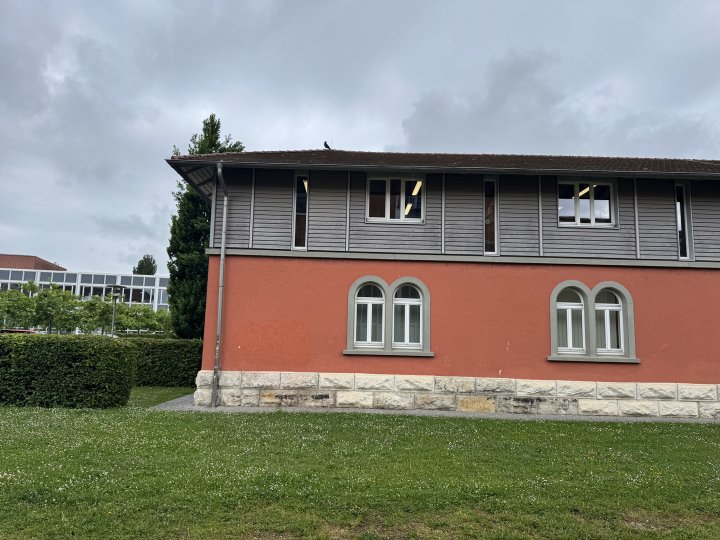
#> input picture data/stiching/bib_1.jpeg, 1440 x 1080 px (shown at 1/2 size); the run also reads 1 picture not shown here
$ jupyter execute CV3.ipynb
#> lines starting #> are read from the running program, lines starting #| are printed output that depends on the picture; after the words box and inside, x2 and y2 are one past the last pixel; in counts of white or black regions, pixels touching at a corner belong together
[cell 1]
import numpy as np
import cv2

Aufgabe a (übernommen aus letzter Abgabe)

[cell 2]
def compute_homography(src, dst):
    """dst ≃ H·src  (homogene)."""
    A = []
    for (x, y), (u, v) in zip(src, dst):
        A.extend([
            [-x, -y, -1,  0,  0,  0, u*x, u*y, u],
            [ 0,  0,  0, -x, -y, -1, v*x, v*y, v]
        ])
    A = np.asarray(A, dtype=float)
    _, _, vh = np.linalg.svd(A)
    h = vh[-1] / vh[-1, -1]          # Normierung → h33 = 1
    return h.reshape(3, 3)

[cell 3]
Haus1 = [[1520, 1077], [4513, 1221], [4581, 2961], [1381, 2885]]
Haus2 =  [[2389, 877], [3993, 837], [4017, 2557], [2465, 2577]]
Haus3 = [[3309, 733,], [4885, 761], [4921, 3737], [3153, 3561]]
Haus4 = [[945, 681], [3817, 621], [4165, 2449], [1527, 2477]]

[cell 4]
import matplotlib.pyplot as plt
from PIL import Image
Haus1 = [[1520, 1077], [4513, 1221], [4581, 2961], [1381, 2885]]
Haus2 = [[2389, 877],  [3993, 837],  [4017, 2557], [2465, 2577]]
Haus3 = [[3309, 733],  [4885, 761],  [4921, 3737], [3153, 3561]]
Haus4 = [[1521, 689],   [3817, 621],  [3873, 2509], [1527, 2477]]
haus_punkte = [Haus1, Haus2, Haus3, Haus4]
dateien = [
    "../data/stiching/bib_1.jpeg",
    "../data/stiching/bib_2.jpeg",
    "../data/stiching/bib_3.jpeg",
    "../data/stiching/bib_4.jpeg"
]
def visualize_points(haus_punkte, dateien):

    fig, axs = plt.subplots(1, 4, figsize=(20, 5))
    for idx, (coords, fname) in enumerate(zip(haus_punkte, dateien)):
        img = Image.open(fname)
#> img is the input picture: PIL image 1440x1080 RGB; mean R, G, B 131.8, 131.9, 121.5
        axs[idx].imshow(img)
        axs[idx].axis('off')
        x = [pt[0] for pt in coords]
        y = [pt[1] for pt in coords]
        axs[idx].scatter(x, y, c='r', s=50)
        axs[idx].set_title(f"Haus {idx+1}")
    plt.tight_layout()
    plt.show()
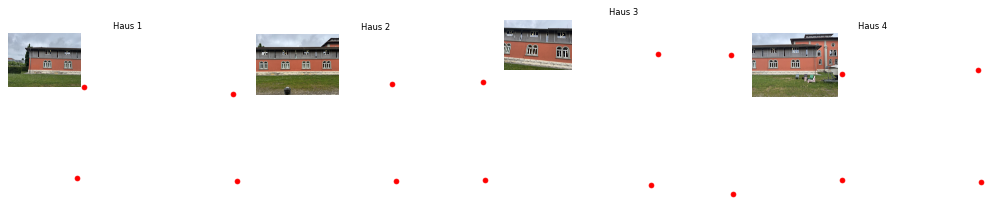
#> figure drawn by matplotlib, 4 panels

visualize_points(haus_punkte, dateien)

[cell 5]
Haus1_pts_img = [[1520, 1077], [4513, 1221], [4581, 2961], [1381, 2885]]
Haus2_pts_img = [[2389, 877],  [3993, 837],  [4017, 2557], [2465, 2577]]
Haus3_pts_img = [[3309, 733],  [4885, 761],  [4921, 3737], [3153, 3561]]
Haus4_pts_img = [[1521, 689],  [3817, 621],  [3873, 2509], [1527, 2477]]
haus_punkte_img = [
    np.array(Haus1_pts_img, dtype=np.float32),
    np.array(Haus2_pts_img, dtype=np.float32),
    np.array(Haus3_pts_img, dtype=np.float32),
    np.array(Haus4_pts_img, dtype=np.float32)
]

dateien = [
    "../data/stiching/bib_1.jpeg",
    "../data/stiching/bib_2.jpeg",
    "../data/stiching/bib_3.jpeg",
    "../data/stiching/bib_4.jpeg"
]

for fname in dateien:
    try:
        with open(fname, 'rb') as f:
            pass
    except FileNotFoundError:
        print(f"Warning: File {fname} not found. Creating dummy image.")
        dummy_img = np.zeros((600, 800, 3), dtype=np.uint8)
        cv2.imwrite(fname, dummy_img)


world_coords_h1 = np.array([[0, 0], [1000, 0], [1000, 600], [0, 600]], dtype=np.float32)

world_coords_h2 = np.array([[800, 0], [1800, 0], [1800, 600], [800, 600]], dtype=np.float32)


all_image_points_user = [haus_punkte_img[0], haus_punkte_img[1]]
all_world_points_user = [world_coords_h1, world_coords_h2]


# [20 lines left out: function visualize_points, not called in this run]

[cell 6]
def calculate_pixel_weights(image_height, image_width):
    j_indices = np.arange(image_height)
    i_indices = np.arange(image_width)

    weight_j = 1.0 - (2.0 / image_height) * np.abs(j_indices - (image_height - 1) / 2.0)
    weight_i = 1.0 - (2.0 / image_width)  * np.abs(i_indices - (image_width - 1) / 2.0)

    weight_j[weight_j < 0] = 0
    weight_i[weight_i < 0] = 0

    weights_map = np.outer(weight_j, weight_i)
    return weights_map

##c Einfache Bildverschmelzung

[cell 7]
import numpy as np
import cv2

# Corrected blend_images_simple function:
def blend_images_simple(img1_warped, weights1_warped, img2_warped, weights2_warped, method='weighted_average'):
    if img1_warped.shape != img2_warped.shape:
        raise ValueError("Warped images must have the same dimensions.")
    if weights1_warped.shape != img1_warped.shape[:2] or \
       weights2_warped.shape != img2_warped.shape[:2]:
        raise ValueError("Weight maps must match image dimensions (HxW).")

    blended_image = np.zeros_like(img1_warped, dtype=img1_warped.dtype)

    # Create 2D boolean masks for active regions based on weights (HxW)
    mask1_active_2d = weights1_warped > 1e-6
    mask2_active_2d = weights2_warped > 1e-6

    # --- Non-overlapping regions ---
    # Pixels only in img1
    cond_img1_only = mask1_active_2d & ~mask2_active_2d
    blended_image[cond_img1_only] = img1_warped[cond_img1_only]

    # Pixels only in img2
    cond_img2_only = mask2_active_2d & ~mask1_active_2d
    blended_image[cond_img2_only] = img2_warped[cond_img2_only]

    # --- Overlapping regions ---
    overlap_active_2d = mask1_active_2d & mask2_active_2d

    if np.any(overlap_active_2d): # Proceed only if there's any overlap
        if method == 'weighted_average':
            # Get pixel values and weights ONLY for the overlapping regions
            img1_overlap_pixels = img1_warped[overlap_active_2d]  # Shape (N, 3)
            img2_overlap_pixels = img2_warped[overlap_active_2d]  # Shape (N, 3)

            # Weights for overlap, expanded to (N, 1) for broadcasting
            w1_overlap_exp = weights1_warped[overlap_active_2d][..., np.newaxis]
            w2_overlap_exp = weights2_warped[overlap_active_2d][..., np.newaxis]

            numerator = img1_overlap_pixels * w1_overlap_exp + img2_overlap_pixels * w2_overlap_exp
            denominator = w1_overlap_exp + w2_overlap_exp

            # Denominator should be > 2*1e-6 if overlap_active_2d is true
            # and weights are > 1e-6, so direct division is generally safe.
            # Add a small epsilon to denominator for absolute safety if weights can be extremely small.
            blended_image[overlap_active_2d] = numerator / (denominator + 1e-9) # Adding epsilon

        elif method == 'max_weight':
            # In the overlap region, compare weights of img1 and img2
            # These are (N,) arrays where N is the number of overlapping pixels
            w1_values_in_overlap = weights1_warped[overlap_active_2d]
            w2_values_in_overlap = weights2_warped[overlap_active_2d]

            img1_pixels_overlap = img1_warped[overlap_active_2d]
            img2_pixels_overlap = img2_warped[overlap_active_2d]

            # Create a result array for these N overlapping pixels, initially taking from img1
            # This part ensures we are creating an (N,3) array for assignment
            temp_blended_overlap_pixels = np.copy(img1_pixels_overlap)

            # Identify where img2 has greater or equal weight among these N pixels
            cond_w2_takes_precedence = w2_values_in_overlap >= w1_values_in_overlap # (N,) boolean

            # Assign pixels from img2 where its weight is higher or equal
            temp_blended_overlap_pixels[cond_w2_takes_precedence] = img2_pixels_overlap[cond_w2_takes_precedence]

            blended_image[overlap_active_2d] = temp_blended_overlap_pixels

    # else: (No overlap, non-overlapping parts already handled)

    if method not in ['weighted_average', 'max_weight']:
        raise ValueError("Unknown blending method. Choose 'weighted_average' or 'max_weight'.")

    return blended_image

# Your run_panorama_stitching_user_data function would call this
# def run_panorama_stitching_user_data(): ...

# if __name__ == '__main__':
#     run_panorama_stitching_user_data()

d Multiband Blending

[cell 8]
def blend_images_multiband(img1_warped, weights1_warped, img2_warped, weights2_warped, low_pass_kernel_size=(31, 31)):
    if img1_warped.dtype != np.float32 and img1_warped.dtype != np.float64:
        img1_warped_float = img1_warped.astype(np.float32) / 255.0 if np.issubdtype(img1_warped.dtype, np.integer) else img1_warped.astype(np.float32)
        img2_warped_float = img2_warped.astype(np.float32) / 255.0 if np.issubdtype(img2_warped.dtype, np.integer) else img2_warped.astype(np.float32)
    else:
        img1_warped_float = img1_warped
        img2_warped_float = img2_warped

    lp1 = cv2.GaussianBlur(img1_warped_float, low_pass_kernel_size, 0)
    lp2 = cv2.GaussianBlur(img2_warped_float, low_pass_kernel_size, 0)

    hp1 = img1_warped_float - lp1
    hp2 = img2_warped_float - lp2

    blended_lp = blend_images_simple(lp1, weights1_warped, lp2, weights2_warped, method='weighted_average')

    blended_hp = np.zeros_like(hp1, dtype=hp1.dtype)

    w1_2d = weights1_warped
    w2_2d = weights2_warped

    mask1_valid_hp = w1_2d > 1e-6
    mask2_valid_hp = w2_2d > 1e-6

    blended_hp[mask1_valid_hp & ~mask2_valid_hp] = hp1[mask1_valid_hp & ~mask2_valid_hp]
    blended_hp[mask2_valid_hp & ~mask1_valid_hp] = hp2[mask2_valid_hp & ~mask1_valid_hp]

    overlap_mask_hp = mask1_valid_hp & mask2_valid_hp
    if np.any(overlap_mask_hp):
        w1_gt_w2_overlap_hp = (w1_2d > w2_2d) & overlap_mask_hp
        w2_ge_w1_overlap_hp = (w2_2d >= w1_2d) & overlap_mask_hp

        blended_hp[w1_gt_w2_overlap_hp] = hp1[w1_gt_w2_overlap_hp]
        blended_hp[w2_ge_w1_overlap_hp] = hp2[w2_ge_w1_overlap_hp]

    final_blended_image_float = blended_lp + blended_hp

    if np.issubdtype(img1_warped.dtype, np.integer):
        final_blended_image = np.clip(final_blended_image_float * 255.0, 0, 255).astype(img1_warped.dtype)
    elif np.all(img1_warped >=0) and np.all(img1_warped <=1) and np.issubdtype(img1_warped.dtype, np.floating): # check if input was 0-1 float
         final_blended_image = np.clip(final_blended_image_float, 0.0, 1.0)
    else: # general float
        final_blended_image = final_blended_image_float


    return final_blended_image

[cell 9]
def run_panorama_stitching_user_data():
    print("\n--- Running Panorama Stitching Example with User Data ---")

    img1_path = dateien[0]
    img2_path = dateien[1]

    img1_orig = cv2.imread(img1_path)
    img2_orig = cv2.imread(img2_path)
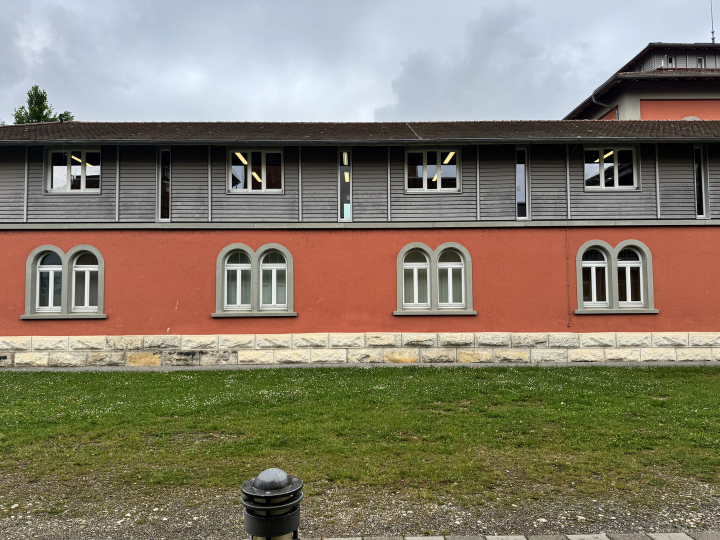
#> img2_orig: shape (1080, 1440, 3) (shown at 1/2 size); mean B, G, R 106.3, 123.8, 132.8

    if img1_orig is None or img2_orig is None:
        print(f"Error: Could not load images. Ensure paths are correct.")
        print(f"Attempted paths: {img1_path}, {img2_path}")
        return

    img1_float = img1_orig.astype(np.float32) / 255.0
    img2_float = img2_orig.astype(np.float32) / 255.0

    src_pts1 = all_image_points_user[0]
    world_pts1 = all_world_points_user[0]

    src_pts2 = all_image_points_user[1]
    world_pts2 = all_world_points_user[1]

    H1 = compute_homography(src_pts1, world_pts1)
    H2 = compute_homography(src_pts2, world_pts2)

    h1_orig, w1_orig = img1_orig.shape[:2]
    corners1 = np.float32([[0,0], [0,h1_orig-1], [w1_orig-1,h1_orig-1], [w1_orig-1,0]]).reshape(-1,1,2)
    transformed_corners1 = cv2.perspectiveTransform(corners1, H1)

    h2_orig, w2_orig = img2_orig.shape[:2]
    corners2 = np.float32([[0,0], [0,h2_orig-1], [w2_orig-1,h2_orig-1], [w2_orig-1,0]]).reshape(-1,1,2)
    transformed_corners2 = cv2.perspectiveTransform(corners2, H2)

    all_corners = np.concatenate((transformed_corners1, transformed_corners2), axis=0)

    x_min, y_min = np.int32(all_corners.min(axis=0).ravel() - 0.5)
    x_max, y_max = np.int32(all_corners.max(axis=0).ravel() + 0.5)

    translation_dist = [-x_min, -y_min]
    H_translation = np.array([[1, 0, translation_dist[0]],
                              [0, 1, translation_dist[1]],
                              [0, 0, 1]], dtype=np.float32)

    output_width = x_max - x_min
    output_height = y_max - y_min

    if not(0 < output_width < 10000 and 0 < output_height < 10000) : # Basic sanity check
        print(f"Warning: Calculated output dimensions are extreme ({output_width}x{output_height}). Clamping to a default size (e.g., 1200x800).")
        print("This often happens with incorrect point correspondences leading to a degenerate homography.")
        output_width = 1200
        output_height = 800

    H1_final = H_translation @ H1
    H2_final = H_translation @ H2

    img1_warped = cv2.warpPerspective(img1_float, H1_final, (output_width, output_height))
    img2_warped = cv2.warpPerspective(img2_float, H2_final, (output_width, output_height))

    weights1_orig = calculate_pixel_weights(h1_orig, w1_orig)
    weights2_orig = calculate_pixel_weights(h2_orig, w2_orig)

    weights1_warped = cv2.warpPerspective(weights1_orig.astype(np.float32), H1_final, (output_width, output_height))
    weights2_warped = cv2.warpPerspective(weights2_orig.astype(np.float32), H2_final, (output_width, output_height))

    weights1_warped = np.clip(weights1_warped, 0, 1)
    weights2_warped = np.clip(weights2_warped, 0, 1)

    blended_simple_avg = blend_images_simple(img1_warped, weights1_warped,
                                             img2_warped, weights2_warped, method='weighted_average')
#> in blend_images_simple, `mask1_active_2d = weights1_warped > 1e-6`:
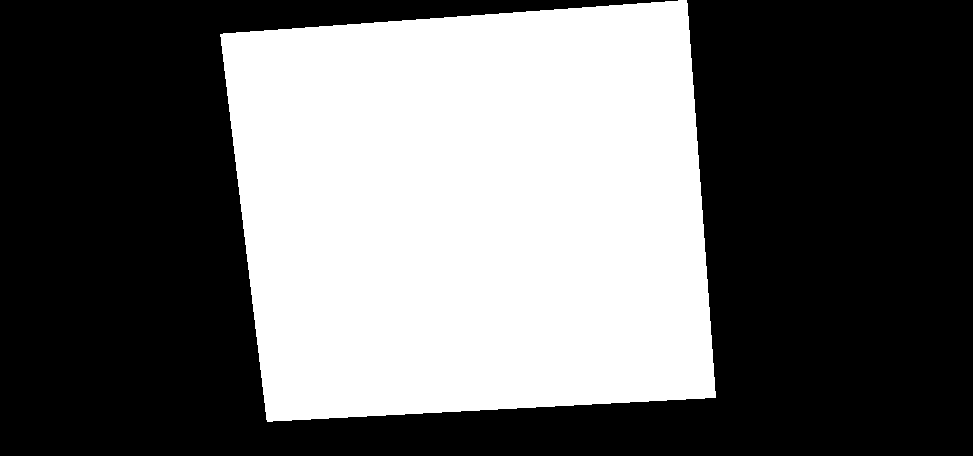
#> mask1_active_2d: shape (456, 973) bool; 40.9% white; 1 white region, box (x1, y1, x2, y2) and area: (220, 0, 716, 422) 181250
#> in blend_images_simple, `cond_img2_only = mask2_active_2d & ~mask1_active_2d`:
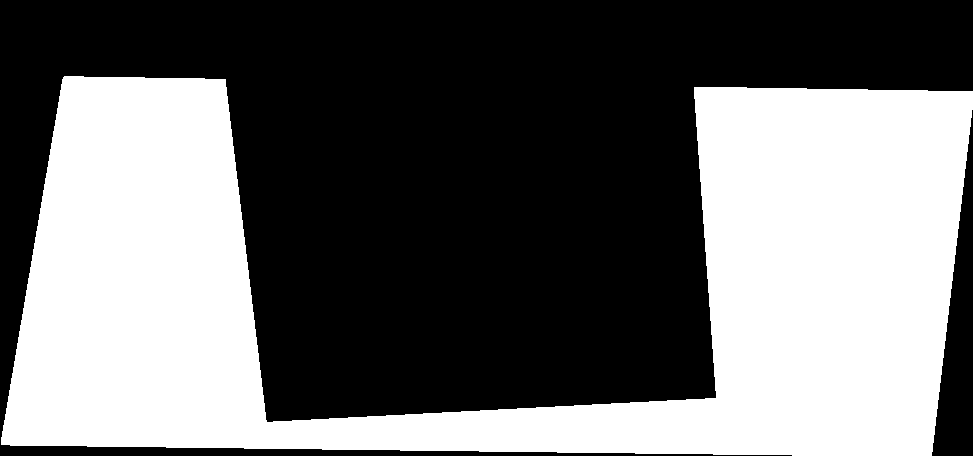
#> cond_img2_only: shape (456, 973) bool; 42.6% white; 1 white region, box (x1, y1, x2, y2) and area: (1, 76, 973, 456) 189169

    blended_simple_max = blend_images_simple(img1_warped, weights1_warped,
                                             img2_warped, weights2_warped, method='max_weight')

    blended_multiband = blend_images_multiband(img1_warped, weights1_warped,
                                               img2_warped, weights2_warped,
                                               low_pass_kernel_size=(21,21))
#> in blend_images_multiband, `lp1 = cv2.GaussianBlur(img1_warped_float, low_pass_kernel_size, 0)`:
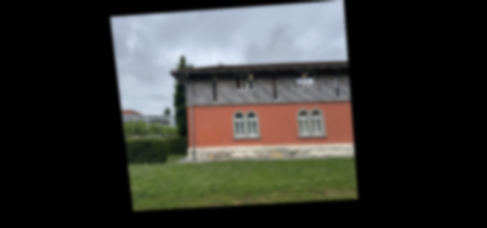
#> lp1: shape (456, 973, 3) float32 (shown at 1/2 size); mean B, G, R 0.197, 0.213, 0.212
#> call 3 of blend_images_simple, with method = 'weighted_average'
#> in blend_images_simple (call 3), `blended_image[overlap_active_2d] = numerator / (denominator + 1e-9)`:
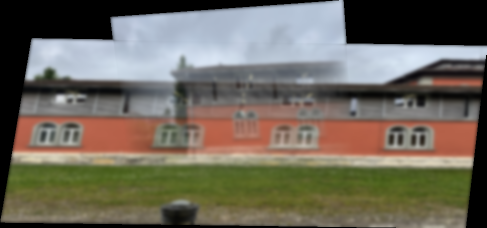
#> blended_image: shape (456, 973, 3) float32 (shown at 1/2 size); mean B, G, R 0.362, 0.41, 0.433
#> in blend_images_multiband, `w2_2d = weights2_warped`:
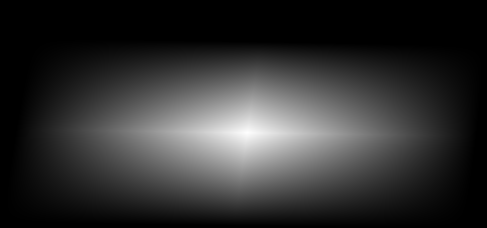
#> w2_2d: shape (456, 973) float32 (shown at 1/2 size); min 0, max 0.998, mean 0.191
#> in blend_images_multiband, `blended_hp[w1_gt_w2_overlap_hp] = hp1[w1_gt_w2_overlap_hp]`:
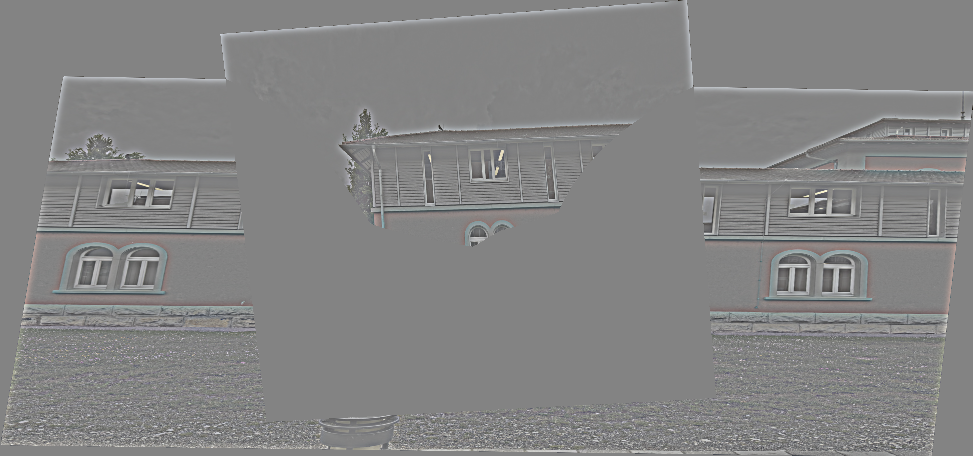
#> blended_hp: shape (456, 973, 3) float32; mean B, G, R 0.00416, 0.0042, 0.00424; drawn with min black and max white
#> in blend_images_multiband, `final_blended_image_float = blended_lp + blended_hp`:
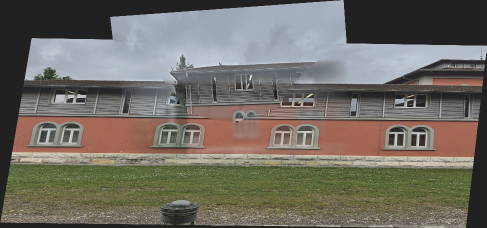
#> final_blended_image_float: shape (456, 973, 3) float32 (shown at 1/2 size); mean B, G, R 0.366, 0.415, 0.437; drawn with min black and max white

    plt.figure(figsize=(18, 12))

    display_img1_orig = cv2.cvtColor(img1_orig, cv2.COLOR_BGR2RGB) if len(img1_orig.shape) == 3 and img1_orig.shape[2] == 3 else img1_orig
    display_img2_orig = cv2.cvtColor(img2_orig, cv2.COLOR_BGR2RGB) if len(img2_orig.shape) == 3 and img2_orig.shape[2] == 3 else img2_orig

    cmap_val = 'gray' if len(img1_orig.shape) == 2 else None

    plt.subplot(2, 3, 1)
    plt.imshow(display_img1_orig, cmap=cmap_val)
    plt.title("Original Image 1")
    plt.axis('off')

    plt.subplot(2, 3, 2)
    plt.imshow(display_img2_orig, cmap=cmap_val)
    plt.title("Original Image 2")
    plt.axis('off')

    plt.subplot(2, 3, 3)
    plt.imshow(img1_warped[...,::-1] if len(img1_warped.shape) == 3 and img1_warped.shape[2] == 3 else img1_warped, cmap=cmap_val)
    plt.title("Image 1 Warped")
    plt.axis('off')

    plt.subplot(2, 3, 4)
    plt.imshow(blended_simple_avg[...,::-1] if len(blended_simple_avg.shape) == 3 and blended_simple_avg.shape[2] == 3 else blended_simple_avg, cmap=cmap_val)
    plt.title("Simple Blend (Avg)")
    plt.axis('off')

    plt.subplot(2, 3, 5)
    plt.imshow(blended_simple_max[...,::-1] if len(blended_simple_max.shape) == 3 and blended_simple_max.shape[2] == 3 else blended_simple_max, cmap=cmap_val)
    plt.title("Simple Blend (Max W)")
    plt.axis('off')

    plt.subplot(2, 3, 6)
    plt.imshow(blended_multiband[...,::-1] if len(blended_multiband.shape) == 3 and blended_multiband.shape[2] == 3 else blended_multiband, cmap=cmap_val)
    plt.title("Multi-band Blend")
    plt.axis('off')

    plt.tight_layout()
    plt.show()
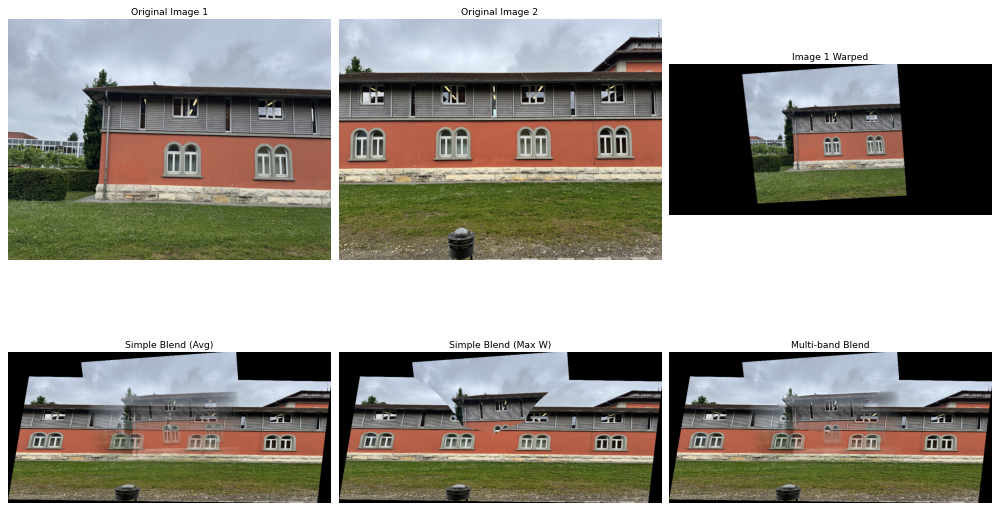
#> figure drawn by matplotlib, 6 panels

if __name__ == '__main__':
    # visualize_points(haus_punkte_img[:2], dateien[:2]) # Visualisiere Punkte für die ersten beiden Bilder
    run_panorama_stitching_user_data()
